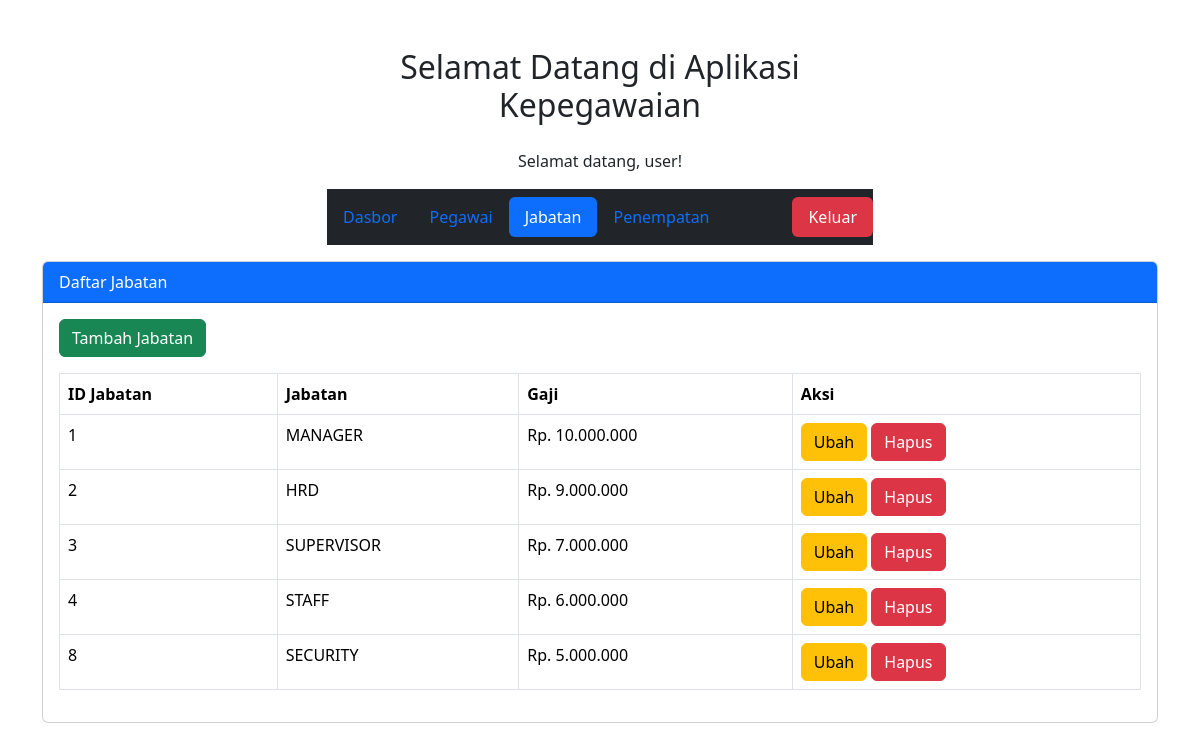
The page /jabatan.php (signed in) on the database its author committed.
### tables this page shows
CREATE TABLE `jabatan` (
  `id_jabatan` int(11) NOT NULL AUTO_INCREMENT,
  `jabatan` varchar(35) NOT NULL,
  `gaji` int(11) NOT NULL,
  PRIMARY KEY (`id_jabatan`)
);

### jabatan.php (the view, shortened to what this page needs)
<?php
if (isset($_SESSION['username'])) {
    include 'koneksi.php';
?>
    <!doctype html>
    <html lang="en">
    <head>
        <link href="https://cdn.jsdelivr.net/npm/bootstrap@5.3.2/dist/css/bootstrap.min.css" rel="stylesheet">
    </head>
    <body>
        <div class="container mt-5">
            <div class="row">
                <div class="col-md-6 offset-md-3">
                    <h2 class="text-center mb-4">Selamat Datang di Aplikasi Kepegawaian</h2>
                    <p class="text-center">Selamat datang, <?php echo $_SESSION['username']; ?>!</p>
                    <nav class="navbar navbar-dark bg-dark">
                        <ul class="nav nav-pills">
                            <li class="nav-item">
                                <a class="nav-link" aria-current="page" href="index.php">Dasbor</a>
                            </li>
                            <li class="nav-item">
                                <a class="nav-link" href="pegawai.php">Pegawai</a>
                            </li>
                            <li class="nav-item">
                                <a class="nav-link active" href="jabatan.php">Jabatan</a>
                            </li>
                            <li class="nav-item">
                                <a class="nav-link" href="penempatan.php">Penempatan</a>
                            </li>
                        </ul>
                        <ul class="nav nav-pills justify-content-end">
                            <li class="nav-item ms-auto">
                                <a class="nav-link bg-danger text-white" href="logout.php">Keluar</a>
                            </li>
                        </ul>
                    </nav>
                </div>
            </div>
        </div>
        <div class="container">
            <div class="card mt-3">
                <div class="card-header bg-primary text-white">
                    Daftar Jabatan
                </div>
                <div class="card-body">
                    <button type="button" class="btn btn-success mb-3" data-bs-toggle="modal" data-bs-target="#modalTambahJabatan">
                        Tambah Jabatan
                    </button>
                    <table class="table table-bordered">
                        <thead>
                            <tr>
                                <th scope="col">ID Jabatan</th>
                                <th scope="col">Jabatan</th>
                                <th scope="col">Gaji</th>
                                <th scope="col">Aksi</th>
                            </tr>
                        </thead>
                        <tbody>
                            <?php
                            $query = mysqli_query($koneksi, "SELECT * FROM jabatan");
                            while ($data = mysqli_fetch_array($query)) {
                                echo "<tr>";
                                echo "<td>" . $data['id_jabatan'] . "</td>";
                                echo "<td>" . $data['jabatan'] . "</td>";
                                echo "<td>" . 'Rp. ' . number_format($data['gaji'], 0, ',', '.') . "</td>";
                                echo "<td>
                                <button type='button' class='btn btn-warning' data-bs-toggle='modal' data-bs-target='#modalUbahJabatan" . $data['id_jabatan'] . "'>Ubah</button>
                                <button type='button' class='btn btn-danger' data-bs-toggle='modal' data-bs-target='#modalHapusJabatan" . $data['id_jabatan'] . "'>Hapus</button>
                                </td>";
                                echo "</tr>";
                            }
                            ?>
                        </tbody>
                    </table>
                </div>
            </div>
        </div>
    </body>
    </html>
<?php
} else {
    header("Location: login.php");
    exit();
}

### rows shown on the page
jabatan: id_jabatan "1", jabatan "MANAGER", gaji "10.000.000"
jabatan: id_jabatan "2", jabatan "HRD", gaji "9.000.000"
jabatan: id_jabatan "3", jabatan "SUPERVISOR", gaji "7.000.000"
jabatan: id_jabatan "4", jabatan "STAFF", gaji "6.000.000"
jabatan: id_jabatan "8", jabatan "SECURITY", gaji "5.000.000"

### other values the page prints
$_SESSION['username'] "user"
